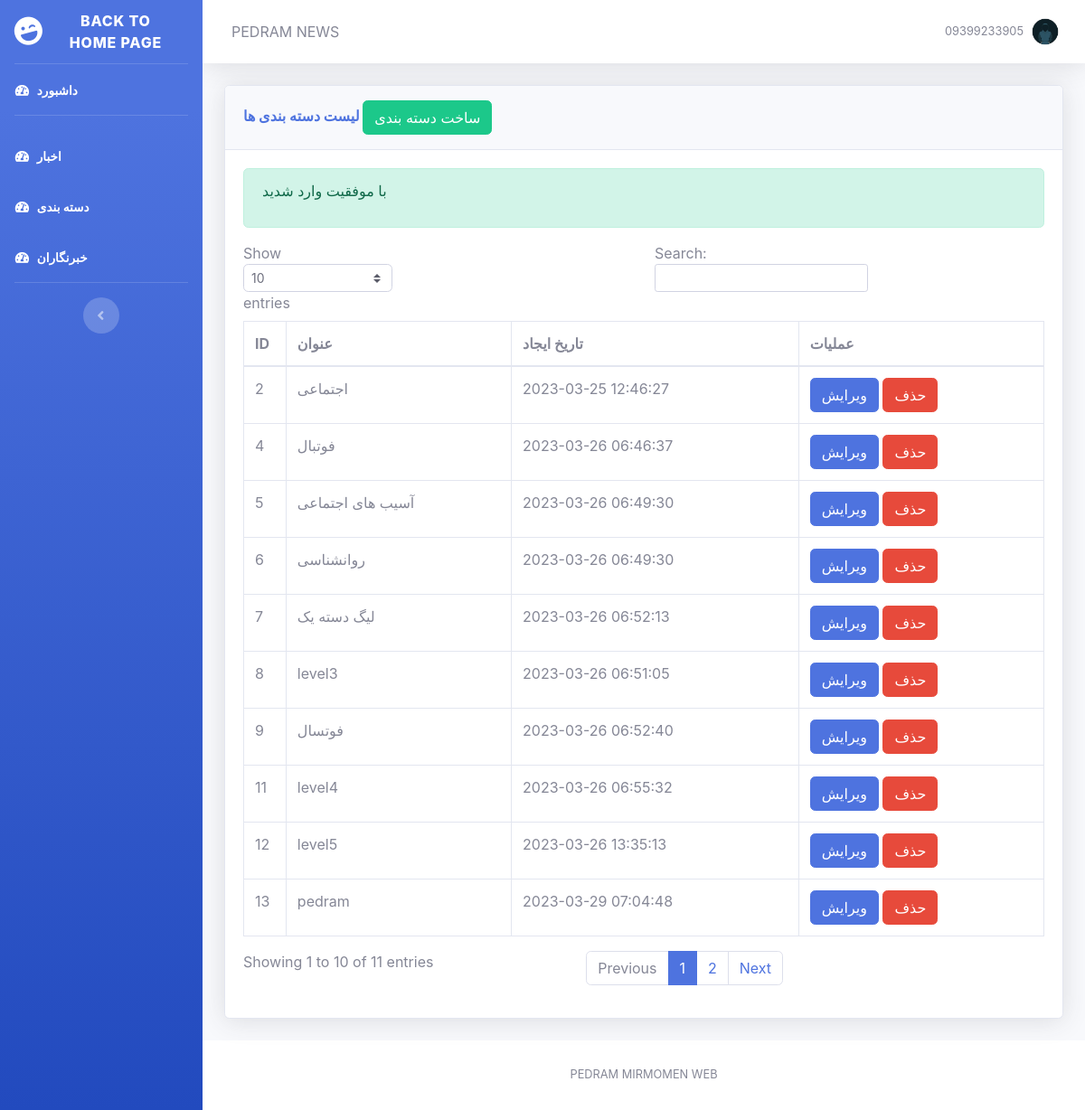
/dashboard/category (signed in), run on the app's committed database.
### tables this page shows
CREATE TABLE `categories` (
  `id` int(10) UNSIGNED NOT NULL,
  `title` varchar(255) NOT NULL,
  `parent_id` int(11) UNSIGNED DEFAULT NULL,
  `created_at` timestamp NOT NULL DEFAULT current_timestamp()
);

### Controller/CategoryController.php (called while the page is built, shortened)
<?php
require_once "Model/Category.php";
class CategoryController {
    function index(){
        $categoryModel = new Category();
        $category = $categoryModel->getAll();
        include_once "View/dashboard/category/index.php";
    }
}

### Model/Category.php (called while the page is built, shortened)
<?php
class Category {
    function getAll(){
        $result = $GLOBALS["db"]->query("SELECT * FROM `categories`");
        if($result){
            return $result->fetch_all(MYSQLI_ASSOC);
        }else{
            return [];
        }
    }
}

### View/dashboard/category/index.php (the view)
<?php
require_once "View/dashboard/include_dashboard/header.php";
?>
<div class="container-fluid">
    <div class="card shadow mb-4">
        <div class="card-header py-3">
            <h6 class="m-0 font-weight-bold text-primary">لیست دسته بندی ها <a class="btn btn-success" href="/dashboard/category/create">ساخت دسته بندی</a></h6>
        </div>
        <div class="card-body">
            <?php
            include_once "View/error.php";
            ?>
            <div class="table-responsive">
                <table class="table table-bordered" id="dataTable" width="100%" cellspacing="0">
                    <thead>
                    <tr>
                        <th>ID</th>
                        <th>عنوان</th>
                        <th>تاریخ ایجاد</th>
                        <th>عملیات</th>
                    </tr>
                    </thead>
                    <tbody>
                    <?php
                    foreach ($category as $item){
                        ?>
                            <tr>
                                <td><?php echo $item["id"] ?></td>
                                <td><?php echo $item["title"] ?></td>
                                <td><?php echo $item["created_at"] ?></td>
                                <td>
                                    <a class="btn btn-primary">ویرایش</a>
                                    <a onclick="return confirm('آیا مطنید?')" href="/dashboard/category/delete?id=<?php echo $item["id"]; ?>" class="btn btn-danger">حذف</a>
                                </td>
                            </tr>
                        <?php
                    }
                    ?>
                    </tbody>
                </table>
            </div>
        </div>
    </div>
</div>
<?php
require_once "View/dashboard/include_dashboard/footer.php";
?>

### data on the page
categories: id "2", title "اجتماعی", created_at "2023-03-25 12:46:27"
categories: id "4", title "فوتبال", created_at "2023-03-26 06:46:37"
categories: id "5", title "آسیب های اجتماعی", created_at "2023-03-26 06:49:30"
categories: id "6", title "روانشناسی", created_at "2023-03-26 06:49:30"
categories: id "7", title "لیگ دسته یک", created_at "2023-03-26 06:52:13"
categories: id "8", title "level3", created_at "2023-03-26 06:51:05"
categories: id "9", title "فوتسال", created_at "2023-03-26 06:52:40"
categories: id "11", title "level4", created_at "2023-03-26 06:55:32"
categories: id "12", title "level5", created_at "2023-03-26 13:35:13"
categories: id "13", title "pedram", created_at "2023-03-29 07:04:48"

### other printed values
$_SESSION["userData"]["mobile"] "09399233905"
$_SESSION["success"] "با موفقیت وارد شدید"
